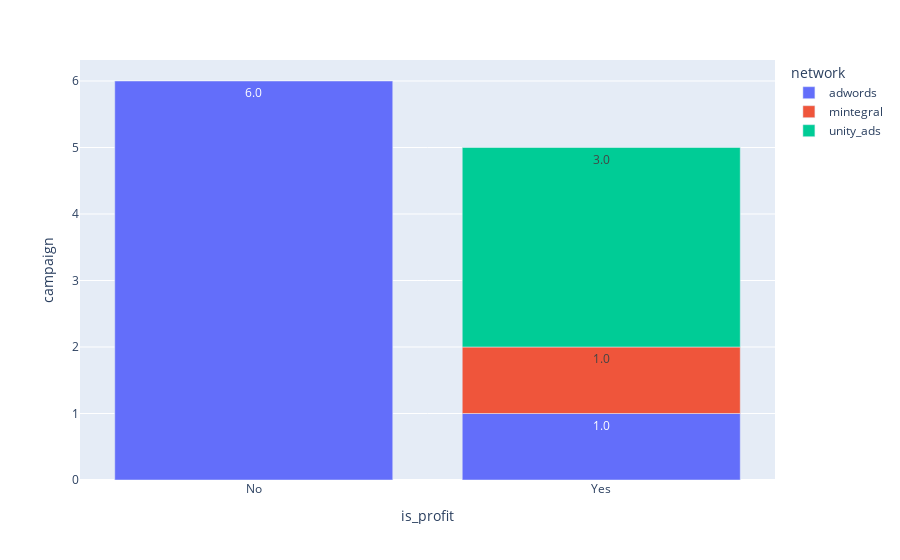

Notebook source saved alongside this figure:
### Code cell
fig_df = grouped_df[grouped_df['pick']==1].groupby(['network', 'campaign'], as_index=False)['profit'].sum()
fig_df['is_profit'] = fig_df['profit'].apply(lambda x: "Yes" if x>0 else "No")
fig_df = fig_df.groupby(['is_profit', 'network'], as_index=False)['campaign'].nunique()
fig = px.bar(fig_df, x='is_profit', y='campaign', color='network', text_auto='.2s')
fig.show()

### Figure 1 — Plotly figure (JSON) as saved in the notebook; plotly's stock layout.template omitted (floating-point values rounded to 4 significant figures)
{"data": [{"alignmentgroup": "True", "hovertemplate": "network=adwords<br>is_profit=%{x}<br>campaign=%{y}<extra></extra>", "legendgroup": "adwords", "marker": {"color": "#636efa", "pattern": {"shape": ""}}, "name": "adwords", "offsetgroup": "adwords", "orientation": "v", "showlegend": true, "textposition": "auto", "texttemplate": "%{y:.2s}", "type": "bar", "x": ["No", "Yes"], "xaxis": "x", "y": [6, 1], "yaxis": "y"}, {"alignmentgroup": "True", "hovertemplate": "network=mintegral<br>is_profit=%{x}<br>campaign=%{y}<extra></extra>", "legendgroup": "mintegral", "marker": {"color": "#EF553B", "pattern": {"shape": ""}}, "name": "mintegral", "offsetgroup": "mintegral", "orientation": "v", "showlegend": true, "textposition": "auto", "texttemplate": "%{y:.2s}", "type": "bar", "x": ["Yes"], "xaxis": "x", "y": [1], "yaxis": "y"}, {"alignmentgroup": "True", "hovertemplate": "network=unity_ads<br>is_profit=%{x}<br>campaign=%{y}<extra></extra>", "legendgroup": "unity_ads", "marker": {"color": "#00cc96", "pattern": {"shape": ""}}, "name": "unity_ads", "offsetgroup": "unity_ads", "orientation": "v", "showlegend": true, "textposition": "auto", "texttemplate": "%{y:.2s}", "type": "bar", "x": ["Yes"], "xaxis": "x", "y": [3], "yaxis": "y"}], "layout": {"barmode": "relative", "legend": {"title": {"text": "network"}, "tracegroupgap": 0}, "margin": {"t": 60}, "xaxis": {"anchor": "y", "domain": [0, 1], "title": {"text": "is_profit"}}, "yaxis": {"anchor": "x", "domain": [0, 1], "title": {"text": "campaign"}}}}
